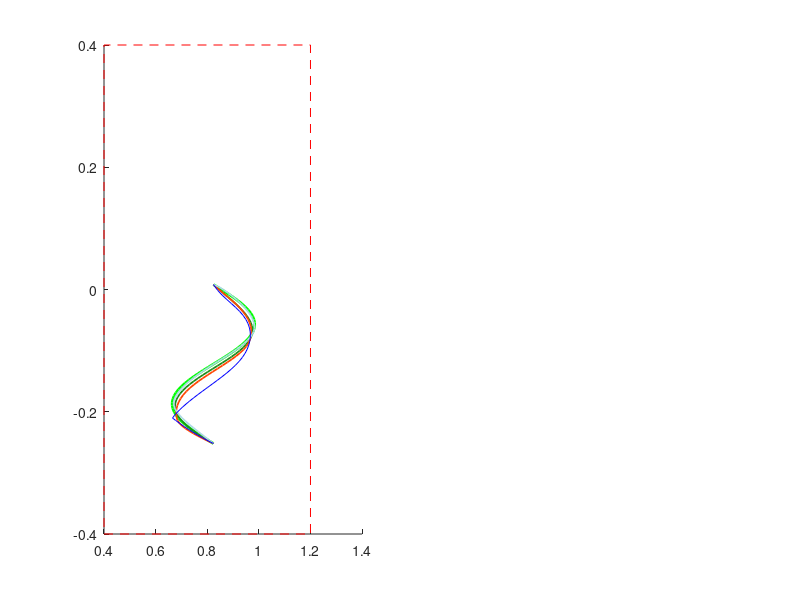

The MATLAB source for this figure: (Note: this script raises an error after producing the figure.)
% plotting each TO output

% Andrew SaLoutos
% 4/17/2021

% make sure functions are on path
addpath(genpath('arm_functions'))
addpath(genpath('block_functions'))

% import trajectory data
clear all

% load data
% load('multi_traj_data_linear.mat');
load('multi_traj_data_sinusoid.mat');

% each should contain TO_data_plain, TO_data_meff, TO_data_link3, and
% TO_data_meff_link3

% define arm parameters
m1 = 1;                 m2 = 1;
m3 = 0.5;               m_motor = 0.5;
I1 = 0.02;              I2 = 0.02;
I3 = 0.01;              I_motor = 0.000625; % assuming radius r=0.05m
Ir = 6.25e-6;           N = 6;
l_O_m1 = 0.25;          l_A_m2 = 0.25;
l_B_m3 = 0.25;          l_OA = 0.5;
l_AB = 0.5;             l_BC = 0.5;
g = 9.81; % do I want gravity to start?
% arrange in vector
p   = [m1 m2 m3 m_motor I1 I2 I3 I_motor Ir N l_O_m1 l_A_m2 l_B_m3 l_OA l_AB l_BC g]';


% iterate through each trajectory and plot
N = size(TO_data_plain,2);
for ii=1:N
%     if (ii==6) || (ii==13) %could also use (TO_data.data == 'Bad')
%        % bad TO outputs
%        continue
%     end
    
    time_vec = TO_data_plain(ii).time;
    des_pts = TO_data_plain(ii).pts;
    
    
    X = TO_data_plain(ii).data;
    X_m = TO_data_meff(ii).data;
    X_l3 = TO_data_link3(ii).data;
    X_m_l3 = TO_data_meff_link3(ii).data;
    
    act_pts = X.p;
    act_pts_m = X_m.p;
    act_pts_l3 = X_l3.p;
    act_pts_m_l3 = X_m_l3.p;
    
    meff = X.meff;
    meff_m = X_m.meff;
    meff_l3 = X_l3.meff;
    meff_m_l3 = X_m_l3.meff;
    
    verr = X.v(3,:);
    verr_m = X_m.v(3,:);
    verr_l3 = X_l3.v(3,:);
    verr_m_l3 = X_m_l3.v(3,:);
    
    q0 = X.q(:,1);
    qf = X.q(:,end);
    q0_m = X_m.q(:,1);
    qf_m = X_m.q(:,end);
    q0_l3 = X_l3.q(:,1);
    qf_l3 = X_l3.q(:,end);
    q0_m_l3 = X_m_l3.q(:,1);
    qf_m_l3 = X_m_l3.q(:,end);
    
    % plot desired and actual trajectories
    figure(1); clf; 
    subplot(1,2,1); hold on;
    
    % trajectories
    plot(des_pts(1,:),des_pts(2,:),'g','LineWidth',2.0);
    plot(act_pts(1,:),act_pts(2,:),'Color',[0.1, 0.55, 0.1],'LineWidth',1.25);
    plot(act_pts_m(1,:),act_pts_m(2,:),'Color',[1.0, 0.27, 0],'LineWidth',1.25);
    plot(act_pts_l3(1,:),act_pts_l3(2,:),'Color',[0.68, 0.85, 0.9],'LineWidth',1.25);
    plot(act_pts_m_l3(1,:),act_pts_m_l3(2,:),'b');
    % arena
    x_a = [0.4, 1.2, 1.2, 0.4, 0.4];
    y_a = [-0.4, -0.4, 0.4, 0.4, -0.4];
    plot(x_a,y_a,'r--');
    % initial and final joint configurations
    % lighter plots are without meff in optimization
    kp0_m_l3 = keypoints_arm(q0_m_l3,p);
    rA0_m_l3 = kp0_m_l3(:,1);
    rB0_m_l3 = kp0_m_l3(:,2);
    rC0_m_l3 = kp0_m_l3(:,3);
    plot([0 rA0_m_l3(1)],[0 rA0_m_l3(2)],'Color',[0.3,0.3,0.3],'LineWidth',2);
    plot([rA0_m_l3(1) rB0_m_l3(1)],[rA0_m_l3(2) rB0_m_l3(2)],'Color',[0.3,0.3,0.3],'LineWidth',2);
    plot([rB0_m_l3(1) rC0_m_l3(1)],[rB0_m_l3(2) rC0_m_l3(2)],'Color',[0.3,0.3,0.3],'LineWidth',2);
    plot([0 rA0_m_l3(1) rB0_m_l3(1)],[0 rA0_m_l3(2) rB0_m_l3(2)],'o','Color',[0.3,0.3,0.3],'MarkerSize',5,'MarkerFaceColor',[0.3,0.3,0.3]);
    kpf_m_l3 = keypoints_arm(qf_m_l3,p);
    rAf_m_l3 = kpf_m_l3(:,1);
    rBf_m_l3 = kpf_m_l3(:,2);
    rCf_m_l3 = kpf_m_l3(:,3);
    plot([0 rAf_m_l3(1)],[0 rAf_m_l3(2)],'Color',[0.45,0.45,0.45],'LineWidth',2);
    plot([rAf_m_l3(1) rBf_m_l3(1)],[rAf_m_l3(2) rBf_m_l3(2)],'Color',[0.45,0.45,0.45],'LineWidth',2);
    plot([rBf_m_l3(1) rCf_m_l3(1)],[rBf_m_l3(2) rCf_m_l3(2)],'Color',[0.45,0.45,0.45],'LineWidth',2);
    plot([0 rAf_m_l3(1) rBf_m_l3(1)],[0 rAf_m_l3(2) rBf_m_l3(2)],'o','Color',[0.45,0.45,0.45],'MarkerSize',5,'MarkerFaceColor',[0.45,0.45,0.45]);
    
    xlabel('X'); ylabel('Y'); legend('Des','TO plain','TO w/ m_{eff}', 'TO w/ link3', 'TO w/ both');
    axis equal; 
%     xlim([-0.5,1.5]); ylim([-1.0,1.0]);
    xlim([0.3, 1.3]); ylim([-0.5,0.5]);
    
    % plot effective mass over time
    meff(1,1) = meff(1,2);
    meff_m(1,1) = meff_m(1,2); % shouldn't be any velocity at t=0 (just numerical noise from optimization), set to meff at next time-step for nice visuals 
    meff_l3(1,1) = meff_l3(1,2);
    meff_m_l3(1,1) = meff_m_l3(1,2);
    subplot(1,2,2); hold on;
    plot(time_vec,meff(1,:),'LineWidth',1.25); % add 'o-'
    plot(time_vec,meff_m(1,:),'LineWidth',1.25);
    plot(time_vec,meff_l3(1,:),'LineWidth',1.25);
    plot(time_vec,meff_m_l3(1,:),'LineWidth',1.25);
%     plot(time_vec,meff(2,:),'LineWidth',1.25);
%     plot(time_vec,meff(3,:),'LineWidth',1.25);
    xlabel('Time'); ylabel('m_{eff}'); 
%     legend('Actual','Min','Max');
    legend('TO plain', 'TO w/ m_{eff}', 'TO w/ link3', 'TO w/ both');
    ylim([0, 1.5]);
    
    plt_title = sprintf('Optimized trajectory and effective mass for reference trajectory #%d', ii);
    sgtitle(plt_title);
    
    % also plot velocity and position tracking error over time
    figure(2); clf; % TODO: eventually combine with other figure?
    subplot(1,2,1); hold on;
    plot(time_vec, act_pts(3,:),'LineWidth',1.25);
    plot(time_vec, act_pts_m(3,:),'LineWidth',1.25);
    plot(time_vec, act_pts_l3(3,:),'LineWidth',1.25);
    plot(time_vec, act_pts_m_l3(3,:),'LineWidth',1.25);
    xlabel('Time'); ylabel('Position Error');
    legend('TO plain', 'TO w/ m_{eff}', 'TO w/ link3', 'TO w/ both');
    subplot(1,2,2); hold on;
    plot(time_vec, verr, 'LineWidth',1.25);
    plot(time_vec, verr_m, 'LineWidth',1.25);
    plot(time_vec, verr_l3, 'LineWidth',1.25);
    plot(time_vec, verr_m_l3,'LineWidth',1.25);
    xlabel('Time'); ylabel('Velocity Error');
    legend('TO plain', 'TO w/ m_{eff}', 'TO w/ link3', 'TO w/ both');
    
    plt_title = sprintf('Tracking errors for reference trajectory #%d', ii);
    sgtitle(plt_title);
    
    % stop between each trajectory?
    pause;
    % TODO: make this a timed pause and record the animation as a video?
    
end


